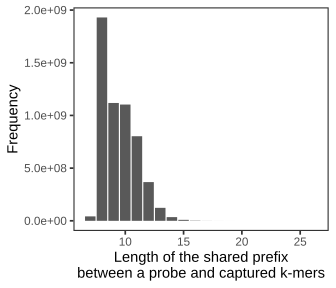

This figure's R source:
#!/usr/bin/env Rscript
library(ggplot2) 

infile <- "prefix.freq.tsv"
outfile <- "prefix.freq.svg"

w <- 3.5
h <- 3
dpi <- 300

df <- read.csv(infile, sep = "\t")

p <-
  ggplot(df, aes(
    x = prefix,
    y = freq,
  )) +
  
  geom_col( fill = "grey35") +
  
  ylab("Frequency") +
  xlab("Length of the shared prefix\nbetween a probe and captured k-mers") 


p <- p +
  theme_bw() +
  theme(
    panel.border = element_rect(color = "grey20", size = 0.8),
    panel.background = element_blank(),
    panel.grid.major = element_blank(),
    panel.grid.minor = element_blank(),
    axis.ticks.y = element_line(size = 0.6),
    axis.ticks.x = element_line(size = 0.6),
    
    strip.background = element_rect(
      colour = "white",
      fill = "grey95",
      size = 0.2
    ),
    strip.text.x = element_text(size = 11),
    strip.text.y = element_text(size = 11),
    
    legend.text = element_text(size = 11),
    legend.position = "none",
    legend.background = element_rect(fill = "transparent"),
    # legend.key.size = unit(0.6, "cm"),
    # legend.key = element_blank(),
    legend.text.align = 0,
    legend.box.just = "left",
    # legend.spacing.y = unit(0.1, "cm"),
    # space between key and text
    
    text = element_text(size = 11, family = "arial"),
  )


if (grepl("tiff?$", outfile, perl = TRUE, ignore.case = TRUE)) {
  ggsave(
    p,
    file = outfile,
    width = w,
    height = h,
    dpi = dpi,
    compress = "lzw"
  )
} else {
  ggsave(
    p,
    file = outfile,
    width = w,
    height = h,
    dpi = dpi
  )
}
